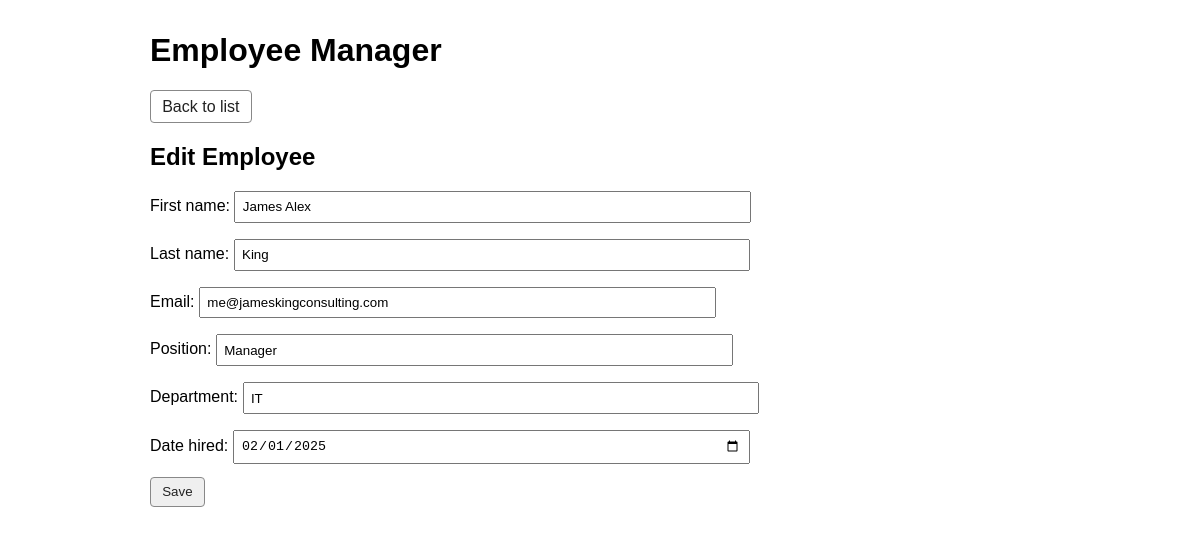
Screenshot of /employees/1/edit/ with the database file from the repository.
### employees/models.py (models this page shows, shortened)
class Employee(models.Model):
    first_name = models.CharField(max_length=100)
    last_name = models.CharField(max_length=100)
    email = models.EmailField(unique=True)
    position = models.CharField(max_length=150)
    department = models.CharField(max_length=150, blank=True)
    date_hired = models.DateField(null=True, blank=True)
    created_at = models.DateTimeField(auto_now_add=True)
    updated_at = models.DateTimeField(auto_now=True)
    class Meta:
        ordering = ["last_name", "first_name"]

### employees/views.py (the view)
# urls.py: path("employees/<int:pk>/edit/", views.employee_update, name="employee_update"),
def employee_update(request, pk):
    employee = get_object_or_404(Employee, pk=pk)
    if request.method == "POST":
        form = EmployeeForm(request.POST, instance=employee)
        if form.is_valid():
            form.save()
            return redirect("employee_list")
    else:
        form = EmployeeForm(instance=employee)
    return render(request, "employees/employee_form.html", {"form": form, "title": "Edit Employee"})

### employees/forms.py
class EmployeeForm(forms.ModelForm):
    class Meta:
        model = Employee
        fields = ["first_name", "last_name", "email", "position", "department", "date_hired"]
        widgets = {"date_hired": forms.DateInput(attrs={"type": "date"})}

### templates/employees/employee_form.html (shortened to what this page needs)
{% extends "base.html" %}
{% block content %}
<div class="top-actions">
    <a class="btn" href="{% url 'employee_list' %}">Back to list</a>
</div>
<h2>{{ title }}</h2>
<form method="post">
    {{ form.as_p }}
    <button class="btn" type="submit">Save</button>
</form>
{% endblock %}

### templates/base.html (style rules this page uses)
body { font-family: Arial, sans-serif; margin: 2rem auto; max-width: 900px; padding: 0 1rem; }
.top-actions { margin-bottom: 1rem; }
.btn { display: inline-block; padding: 0.4rem 0.7rem; text-decoration: none; border: 1px solid #888; border-radius: 4px; color: #222; margin-right: 0.3rem; }
form p { margin-bottom: 0.8rem; }
input, select { width: 100%; max-width: 500px; padding: 0.4rem; }

### rows the page displays
Employee: first_name "James Alex", last_name "King", email "me@jameskingconsulting.com", position "Manager", department "IT", date_hired "02/01/2025"

### other values shown
{{ title }} "Edit Employee"
